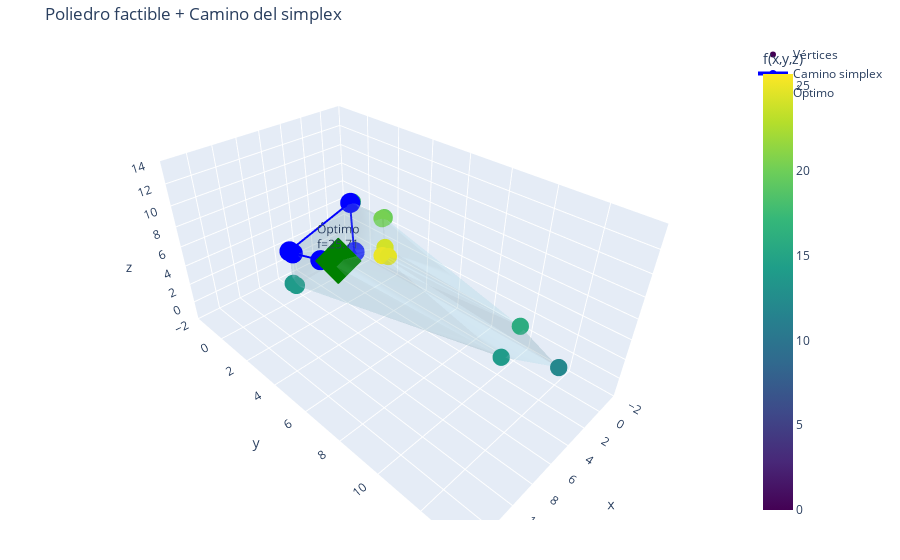

The code cell stored with this chart in its notebook:
### Code cell
factibles, hull = generar_poliedro()
camino_df = simplex_camino_por_adyacencia()   # tu versión simplex
graficar_poliedro_con_camino(factibles, hull, camino_df, f)

### Figure 1 — Plotly figure (JSON) as saved in the notebook; plotly's stock layout.template omitted (floating-point values rounded to 4 significant figures; data arrays with more than 128 entries replaced by an {"elided": "..."} marker saying what was removed)
{"data": [{"color": "lightblue", "i": [6066, 8237, 1164, 1164, 1164, 13783, 13783, 13783, 49, 49, 49, 5102, 5102, 1179, 1179, 1179, 1179, 1179, 8733, 8733, 8733, 8733, 8733, 8237, 8237, 8237, 8237, 8237, 8237, 8237, 8237, 8237], "j": [4527, 8733, 13939, 574, 13819, 13939, 24, 5077, 574, 24, 589, 5077, 49, 589, 1164, 13819, 1164, 4527, 13819, 13819, 13783, 13783, 6066, 13783, 13783, 5102, 49, 5102, 8733, 1179, 6066, 1179], "k": [5577, 9125, 0, 0, 13939, 0, 0, 24, 0, 0, 574, 24, 24, 574, 574, 5577, 13819, 5577, 13939, 5577, 13939, 9125, 5577, 9125, 5077, 5077, 589, 49, 6066, 589, 4527, 4527], "name": "Poliedro factible", "opacity": 0.2, "type": "mesh3d", "x": {"elided": "13940 float values"}, "y": {"elided": "13940 float values"}, "z": {"elided": "13940 float values"}}, {"marker": {"color": [0.0, 17.63, 18.12, 13.71, 24.73, 13.96, 24.98, 25.71, 19.84, 20.33, 25.71, 25.71, 24.0, 24.98, 24.73, 15.92, 13.96, 12.0], "colorbar": {"title": {"text": "f(x,y,z)"}}, "colorscale": [[0, "#440154"], [0.1111, "#482878"], [0.2222, "#3e4989"], [0.3333, "#31688e"], [0.4444, "#26828e"], [0.5556, "#1f9e89"], [0.6667, "#35b779"], [0.7778, "#6ece58"], [0.8889, "#b5de2b"], [1, "#fde725"]], "size": 6}, "mode": "markers", "name": "Vértices", "text": ["f=0.00", "f=17.63", "f=18.12", "f=13.71", "f=24.73", "f=13.96", "f=24.98", "f=25.71", "f=19.84", "f=20.33", "f=25.71", "f=25.71", "f=24.00", "f=24.98", "f=24.73", "f=15.92", "f=13.96", "f=12.00"], "type": "scatter3d", "x": [0.0, 0.0, 0.2449, 6.857, 6.857, 6.857, 6.857, 6.122, 0.0, 0.2449, 5.878, 5.388, 2.449, 3.184, 2.939, 0.0, 1.959, 0.0], "y": [0.0, 0.0, 0.0, 0.0, 0.0, 0.2449, 0.2449, 1.714, 2.204, 2.204, 2.204, 2.449, 3.673, 3.918, 4.163, 10.04, 10.04, 12.0], "z": [0.0, 5.878, 5.878, 0.0, 3.673, 0.0, 3.673, 3.918, 5.878, 5.878, 3.918, 4.163, 5.143, 4.898, 4.898, 1.959, 0.0, 0.0]}, {"line": {"color": "blue", "width": 4}, "marker": {"color": "blue", "size": 7}, "mode": "lines+markers", "name": "Camino simplex", "text": ["0", "1", "2", "3", "4", "5"], "textposition": "top center", "type": "scatter3d", "x": [0.0, 0.2449, 6.857, 6.857, 6.122, 5.388], "y": [0.0, 0.0, 0.0, 0.2449, 1.714, 2.449], "z": [0.0, 5.878, 3.673, 3.673, 3.918, 4.163]}, {"marker": {"color": "green", "size": 12, "symbol": "diamond"}, "mode": "markers+text", "name": "Óptimo", "text": ["Óptimo<br>f=25.71"], "textposition": "top center", "type": "scatter3d", "x": [5.388], "y": [2.449], "z": [4.163]}], "layout": {"margin": {"b": 40, "l": 40, "r": 40, "t": 40}, "scene": {"xaxis": {"range": [-2, 14], "title": {"text": "x"}}, "yaxis": {"range": [-2, 14], "title": {"text": "y"}}, "zaxis": {"range": [-2, 14], "title": {"text": "z"}}}, "title": {"text": "Poliedro factible + Camino del simplex"}}}
